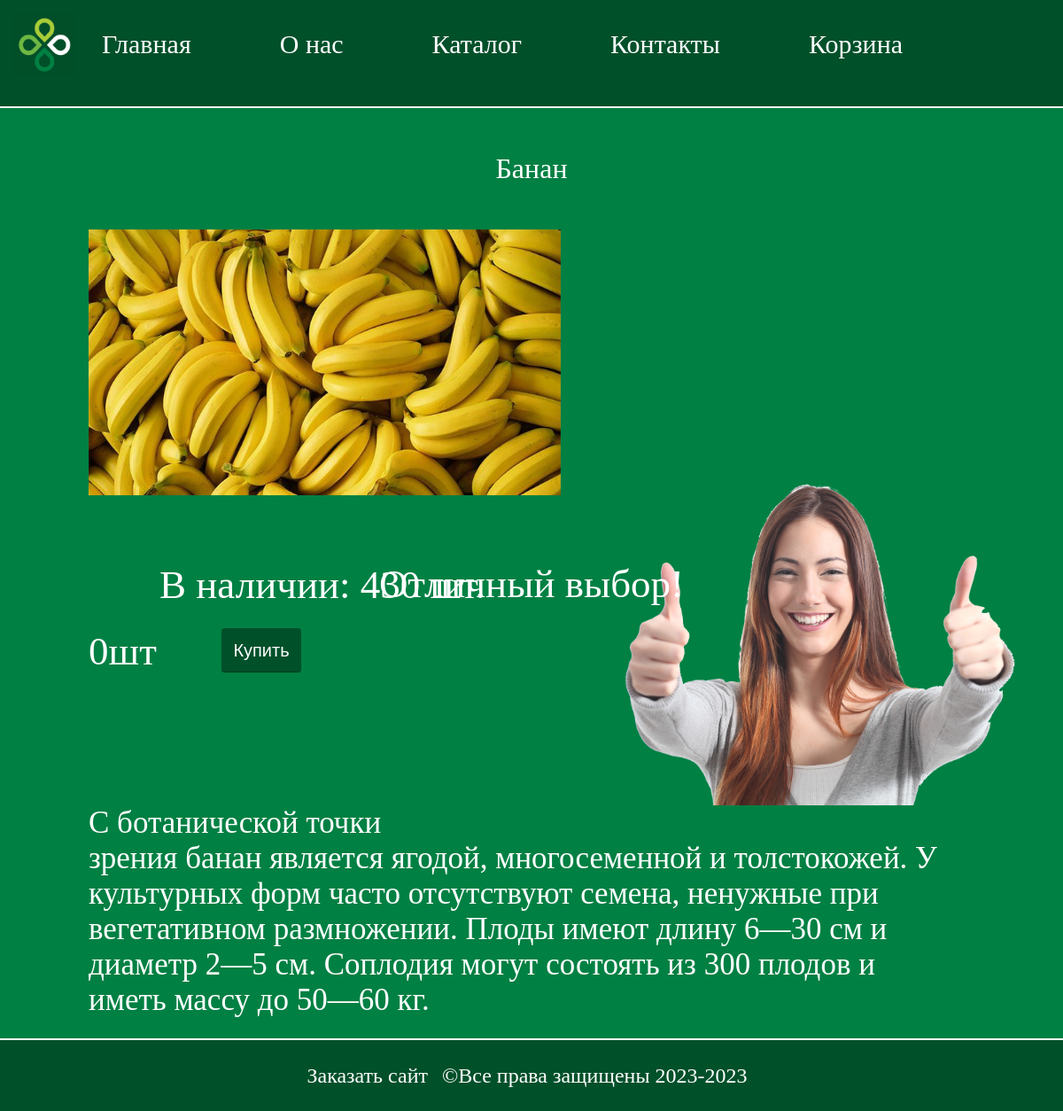
Screenshot of /item/banan with the database file from the repository.
### Perekrestok/models.py (models this page shows, shortened)
class Product(models.Model):
    title = models.CharField(max_length=255, verbose_name="Название")
    price = models.DecimalField(verbose_name="Цена", decimal_places=2, max_digits=10)
    amount = models.IntegerField(verbose_name="Количество")
    picture = models.ImageField(
        upload_to="products",
        verbose_name="Иллюстрация",
        blank=True,
    )
    description = models.TextField(verbose_name="Описание", blank=True)
    slug = models.SlugField(
        max_length=255, unique=True, db_index=True, verbose_name="URL"
    )
    category = models.ForeignKey(
        "Category",
        on_delete=models.CASCADE,
        verbose_name="Категория",
        null=True,
        default=None,
    )
    class Meta:
        verbose_name = "Продукт"
        verbose_name_plural = "Продукты"

### Perekrestok/views.py (the view)
# urls.py: path('item/<slug:item_slug>', show_item, name='show_item'),
def show_item(request: HttpRequest, item_slug):
    product = get_object_or_404(Product, slug=item_slug)
    context = {
        "title": product.title,
        "product": product,
    }
    return render(request, "Perekrestok/show_item.html", context=context)

### Perekrestok/templatetags/page_tags.py (called while the page is built)
@register.simple_tag()
def get_menu():
    site_menu = [
        {'title': 'Главная', 'url_name': 'main'},
        {'title': 'О нас', 'url_name': 'about'},
        {'title': 'Каталог', 'url_name': 'catalog'},
        {'title': 'Контакты', 'url_name': 'contacts'},
        {'title': 'Корзина', 'url_name': 'cart'}
    ]
    return site_menu

### Perekrestok/templates/Perekrestok/show_item.html (shortened to what this page needs)
{% extends 'Perekrestok/base.html' %}
{% block content %}
{% load static %}
<link type="text/css" rel="stylesheet" href="{% static 'Perekrestok/css/show_item.css' %}">
<div class="prod-container">
    <h1 id="product-title">{{product.title}}</h1>
    {% if product.picture %}
    <img class="picture" src=" {{ product.picture.url }}" alt="">
    <div class="buy-div">
        <input class="add-to-cart" type="button" data-id="{{product.pk}}" onclick="AddProductFromShowPage(this)"
            name="buy" value="Купить">
        <h3 id="item-count" data-id="{{product.pk}}" data-count="0" class="item-count">0шт</h3>
        <h3 class="move">В наличии: {{product.amount}} шт.</h3>
    </div>
    <img class="like-picture" src=" {% static 'Perekrestok/img/like2.png' %}" alt="">
    <h2 id="good-choice">Отличный выбор!</h2>
    <p id="prod-desc">{{product.description}}</p>
    {% endif %}
</div>
{% endblock %}

### Perekrestok/static/Perekrestok/css/base.css (style rules this page uses)
* { margin: 0; padding: 0; font: "Fira Sans", sans-serif; font-weight: 200; }
html { background-color: rgba(0, 128, 67, 255); height: 200px; }
body { min-height: auto; }

### Perekrestok/static/Perekrestok/css/show_item.css (style rules this page uses)
.picture { height: 300px; display: block; max-width: 600px; margin-left: 100px; margin-top: 50px; transition: transform .3s; float: left; }
.like-picture { display: block; float: right; width: 600px; margin-left: 100px; margin-top: -50px; }
#good-choice { position: absolute; height: 100px; margin-top: 400px; line-height: 100px; font-size: 45px; width: 100%; text-align: center; color: white; }
#product-title { color: white; margin-top: 50px; text-align: center; }
#prod-desc { margin-top: 700px; margin-left: 100px; font-size: 35px; width: 80%; color: white; }
.prod-container { height: 1000px; }
.add-to-cart { position: relative; cursor: pointer; display: block; text-align: center; border: 0; height: 50px; width: 90px; color: white; background-color: rgba(0, 80, 42, 255); border-radius: 4px; box-shadow: rgba(0, 0, 0, 0.05) 0px 1px 0px 0px, rgba(0, 0, 0, 0.2) 0px -1px 0px 0px inset; line-height: 40px; margin-left: 250px; font-size: 20px; }
.buy-div { position: absolute; width: 100%; height: 100px; margin-top: 500px;; }
#item-count { color: white; position: absolute; font-size: 45px; margin-left: 100px; margin-top: -50px; }
.move { color: white; position: absolute; font-size: 45px; margin-left: 180px; margin-top: -125px; }

### rows the page displays
Product: title "Банан", picture (picture), amount "430", description "С ботанической точки зрения банан является ягодой, многосеменной и толстокожей. У культурных форм часто отсутствуют семена, ненужные при вегетативном размножении. Плоды имеют длину 6—30 см и диаметр 2—5 см. Соплодия могут состоять из 300 плодов и иметь массу до 50—60 кг."

### other values shown
{{ el.title }} "Главная" "О нас" "Каталог" "Контакты"
{{ el.title }} "Корзина"
